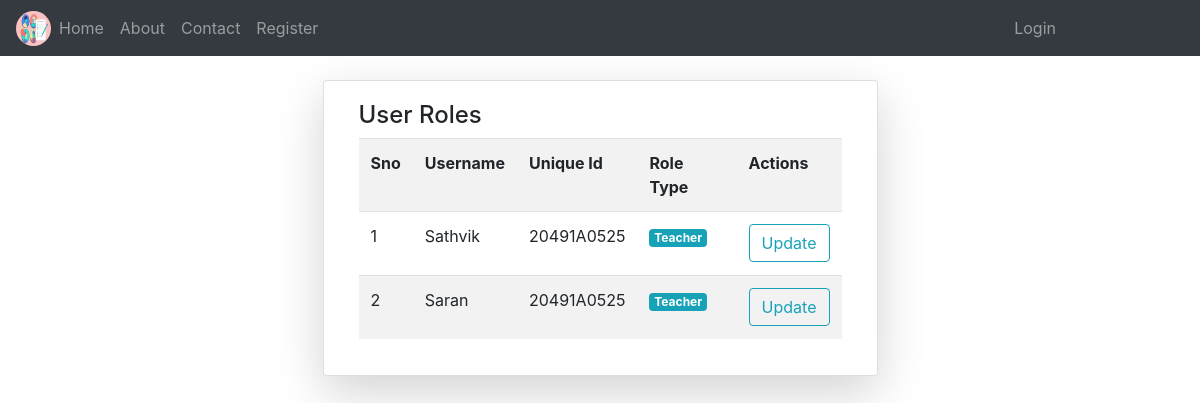
The app's page /roles/, older data.
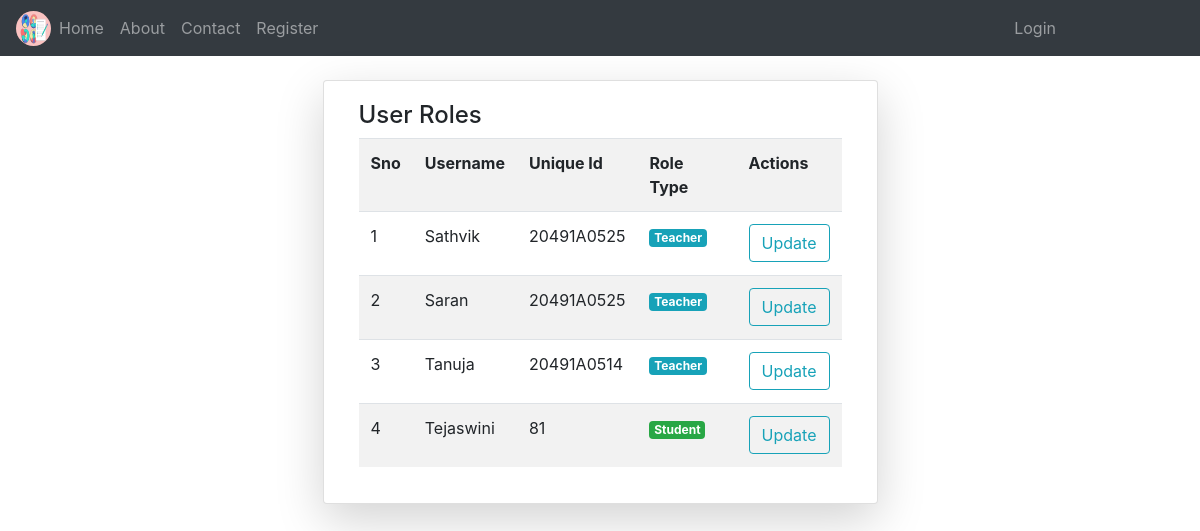
The same page, newer data.
### NotesApp/models.py (models this page shows)
class User(AbstractUser):
	v = [
		('d','Select Your gender'),
		('M','Male'),
		('F','Female'),
	]
	p = [
		('G','Guest'),
		('T','Teacher'),
		('S','Student'),
	]
	gd = models.CharField(choices=v,default='d',max_length=5)
	mb = models.CharField(max_length=11)
	uq = models.CharField(max_length=10)
	role = models.CharField(choices=p,default='G',max_length=5)
	is_teacher = models.BooleanField(default=False)
	is_student = models.BooleanField(default=False)
	pfimg = models.ImageField(upload_to='Profiles/',default='demoprofile.png')

### NotesApp/views.py (the view)
# urls.py: path('roles/',views.rolechange,name="role"),
def rolechange(request):
	k = User.objects.all()
	return render(request,'notehtmls/role.html',{'u':k})

### templates/notehtmls/role.html (shortened to what this page needs)
{% extends 'notehtmls/base.html' %}
{% block content %}
<div class="container mt-4">
	<div class="card col-md-6 shadow-lg mx-auto">
		<div class="card-body">
			<h4>User Roles</h4>
			<table class="table table-striped table-hover">
				<tr>
					<th>Sno</th>
					<th>Username</th>
					<th>Unique Id</th>
					<th>Role Type</th>
					<th>Actions</th>
				</tr>
				{% for i in u %}
				<tr>
					<td>{{forloop.counter}}</td>
					<td>{{i.username}}</td>
					<td>{{i.uq}}</td>
					<td>
						{% if i.role == 'G' %}
							<p class="badge badge-warning">Guest</p>
						{% elif i.role == 'T' %}
							<p class="badge badge-info">Teacher</p>
						{% elif i.role == 'S' %}
							<p class="badge badge-success">Student</p>
						{% else %}
							<p class="badge badge-danger">Admin</p>
						{% endif %}
					</td>
					<td>
						<a href="{% url 'rolup' i.id %}" class="btn btn-outline-info">Update</a>
					</td>
				</tr>
				{% endfor %}
			</table>
		</div>
	</div>
</div>
{% endblock %}

### templates/notehtmls/base.html (shortened to what this page needs)
{% load static %}
<!DOCTYPE html>
<html lang="en">
<head>
  <link rel="stylesheet" href="{% static 'css/bootstrap.min.css' %}">
</head>
<body>
  {% include 'notehtmls/navbar.html' %}
  {% block content %}
  {% endblock %}
</body>
</html>

### templates/notehtmls/navbar.html (shortened to what this page needs)
{% load static %}
<nav class="navbar navbar-expand-md bg-dark navbar-dark">
    <img src="{% static 'images/icons/logo.png' %}" class="rounded-circle" height="35px" width="35px">
    <div class="collapse navbar-collapse" id="collapsibleNavbar">
      <ul class="navbar-nav">
        {% if not user.is_authenticated %}
        <li class="nav-item">
          <a class="nav-link {% if request.path == '/' %}active{% endif %}" href="{% url 'hm' %}">Home</a>
        </li>
        <li class="nav-item">
          <a class="nav-link {% if request.path == '/abt/' %}active{% endif %}" href="{% url 'ab' %}">About</a>
        </li>
        <li class="nav-item">
          <a class="nav-link {% if request.path == '/cnt/' %}active{% endif %}" href="{% url 'ct' %}">Contact</a>
        </li>
        <li class="nav-item">
          <a class="nav-link {% if request.path == '/reg/' %}active{% endif %}" href="{% url 'rg' %}">Register</a>
        </li>
        {% endif %}
      </ul>
      <ul class="navbar-nav ml-auto" style="margin-right: 120px;">
        {% if not user.is_authenticated %}
        <li class="nav-item">
          <a class="nav-link {% if request.path == '/login/' %}active{% endif %}" href="{% url 'lg' %}">Login</a>
        </li>
        {% endif %}
      </ul>
    </div>
</nav>

Row changes from the older to the newer data that the page shows:
added User: username "Tanuja", uq "20491A0514", role "Teacher"
added User: username "Tejaswini", uq "81", role "Student"
